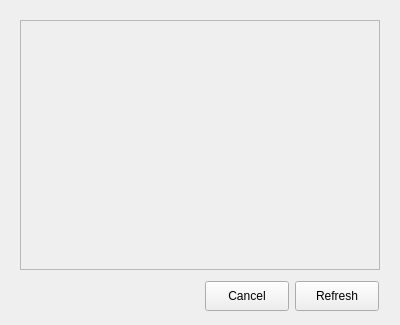
<?xml version="1.0" encoding="UTF-8"?>
<ui version="4.0">
 <class>Form</class>
 <widget class="QWidget" name="Form">
  <property name="geometry">
   <rect>
    <x>0</x>
    <y>0</y>
    <width>400</width>
    <height>325</height>
   </rect>
  </property>
  <property name="minimumSize">
   <size>
    <width>43</width>
    <height>0</height>
   </size>
  </property>
  <property name="acceptDrops">
   <bool>false</bool>
  </property>
  <property name="windowTitle">
   <string>Form</string>
  </property>
  <property name="windowIcon">
   <iconset>
    <normaloff>:/newPrefix/icons/backup.png</normaloff>:/newPrefix/icons/backup.png</iconset>
  </property>
  <widget class="QFrame" name="where_frame">
   <property name="geometry">
    <rect>
     <x>20</x>
     <y>20</y>
     <width>360</width>
     <height>250</height>
    </rect>
   </property>
   <property name="minimumSize">
    <size>
     <width>0</width>
     <height>0</height>
    </size>
   </property>
   <property name="maximumSize">
    <size>
     <width>360</width>
     <height>16777215</height>
    </size>
   </property>
   <property name="frameShape">
    <enum>QFrame::StyledPanel</enum>
   </property>
   <property name="frameShadow">
    <enum>QFrame::Raised</enum>
   </property>
  </widget>
  <widget class="QPushButton" name="button_where_refresh">
   <property name="geometry">
    <rect>
     <x>295</x>
     <y>281</y>
     <width>84</width>
     <height>30</height>
    </rect>
   </property>
   <property name="text">
    <string>Refresh</string>
   </property>
  </widget>
  <widget class="QPushButton" name="button_where_cancel">
   <property name="geometry">
    <rect>
     <x>205</x>
     <y>281</y>
     <width>84</width>
     <height>30</height>
    </rect>
   </property>
   <property name="text">
    <string>Cancel</string>
   </property>
  </widget>
 </widget>
 <resources>
  <include location="icons/timemachine.qrc"/>
 </resources>
 <connections/>
</ui>
